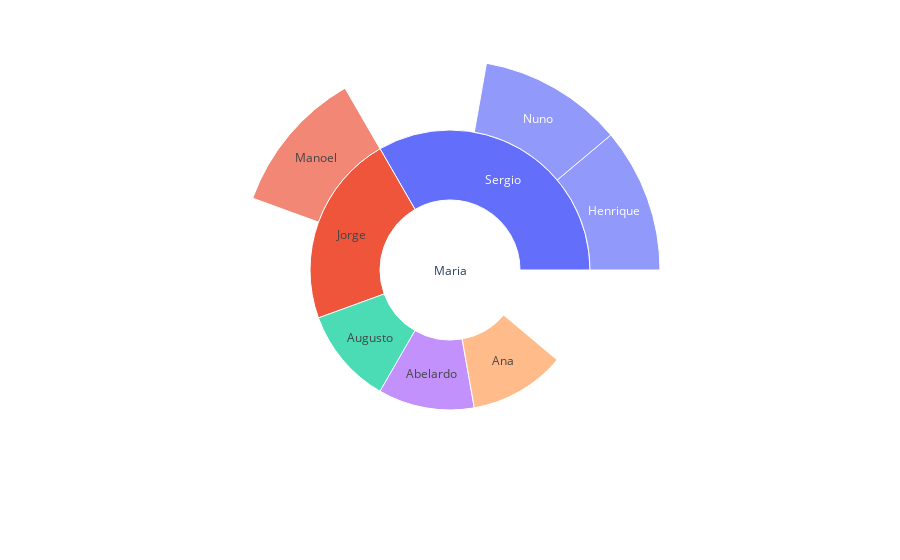

Notebook cell for this chart:
### Markdown cell above
Sunburst

### Code cell
data = dict(
    character=["Maria", "Augusto", "Sergio", "Henrique", "Nuno", "Abelardo", "Jorge", "Manoel", "Ana"],
    parent=["", "Maria", "Maria", "Sergio", "Sergio", "Maria", "Maria", "Jorge", "Maria"],
    value=[1, 1, 1, 1, 1, 1, 1, 1, 1])


fig = px.sunburst(
    data,
    names='character',
    parents='parent',
    values='value',
)

fig.show()

### Figure 1 — Plotly figure (JSON) as saved in the notebook; plotly's stock layout.template omitted (floating-point values rounded to 4 significant figures)
{"data": [{"domain": {"x": [0, 1], "y": [0, 1]}, "hovertemplate": "character=%{label}<br>value=%{value}<br>parent=%{parent}<extra></extra>", "labels": ["Maria", "Augusto", "Sergio", "Henrique", "Nuno", "Abelardo", "Jorge", "Manoel", "Ana"], "name": "", "parents": ["", "Maria", "Maria", "Sergio", "Sergio", "Maria", "Maria", "Jorge", "Maria"], "type": "sunburst", "values": [1, 1, 1, 1, 1, 1, 1, 1, 1]}], "layout": {"legend": {"tracegroupgap": 0}, "margin": {"t": 60}}}
